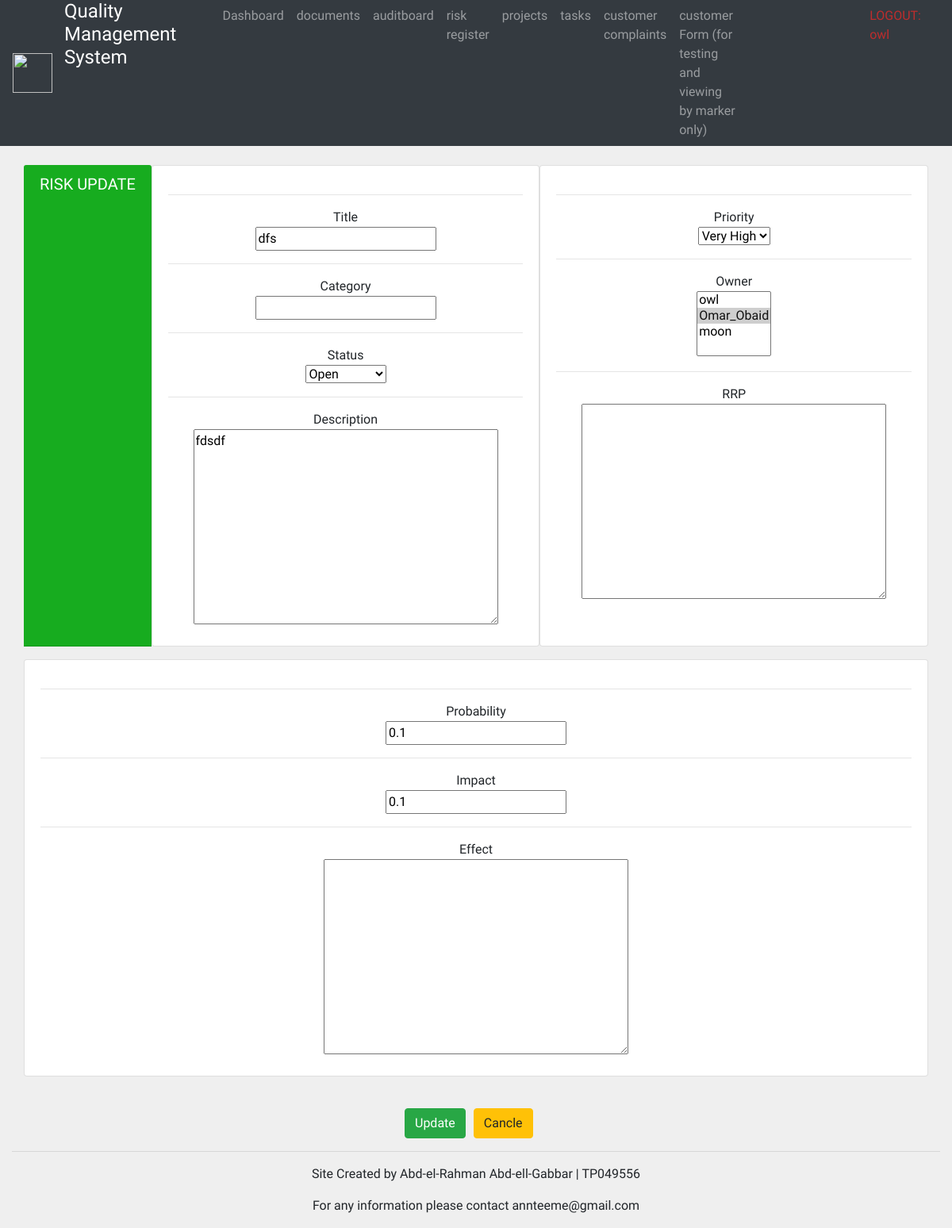
The page /risk_update/2/ (signed in) on the database as committed earlier.
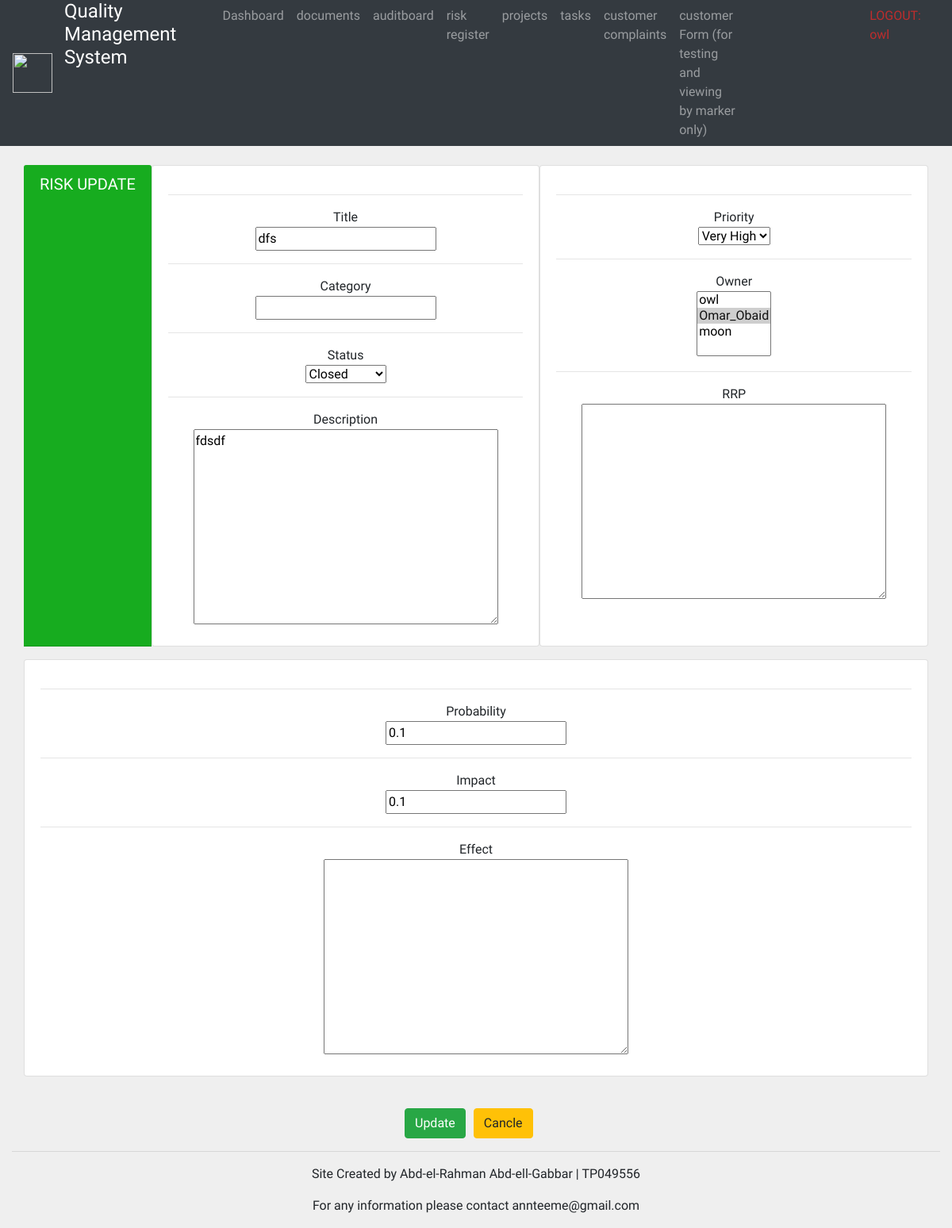
The same page on the database as committed later.
### risks/models.py (models this page shows, shortened)
class Risk(models.Model):
    STATUS_CHOICE =(
        ('Open', 'Open'),
        ('In progress', 'In progress'),
        ('Closed', 'Closed'),
    )
    PRIORITY_CHOICE =(
        ('Very High', 'Very High'),
        ('High', 'High'),
        ('Medium', 'Medium'),
        ('Low', 'Low'),
        ('Very Low', 'Very Low'),
    )
    title = models.CharField(max_length=250, null=False)
    description = models.TextField(max_length=1000, null=False)
    category = models.CharField(max_length=150, blank=True, null=False)
    probability = models.DecimalField(decimal_places=1, max_digits=2)
    impact = models.DecimalField(decimal_places=1, max_digits=2)
    priority = models.CharField(choices=PRIORITY_CHOICE, max_length=30, null=True)
    effect = models.TextField(max_length=1000, blank=True, null=False)
    owner = models.ManyToManyField(User)
    pName = models.ForeignKey(PName.Project, null=True, blank=True, on_delete=models.SET_NULL)
    rrp = models.TextField(max_length=1000, blank=True, null=False)
    status = models.CharField(choices=STATUS_CHOICE, max_length=30, null=True)
    dateCreated = models.DateTimeField(auto_now_add=True)
    dateUpdated = models.DateTimeField(null=True, blank=True)
    dateFinished = models.DateTimeField(null=True, blank=True)

### acc/decorators.py (the view)
        def wrapper_func(request, *args, **kwargs):
            group = None
            if request.user.groups.exists():
                group =  request.user.groups.all()[0].name
            if group in allowed_roles:
                return view_func(request, *args, **kwargs)
            else:
                return HttpResponse('you are not authorised!')

### acc/forms.py
class RiskCForm(ModelForm):
    class Meta:
        model = Risk
        fields = '__all__'

### risks/views.py (called while the page is built, shortened)
@login_required(login_url='login')
@allowed_users(allowed_roles=['Manager'])
def riskUpdate(request, pk):
    risks = Risk.objects.get(id=pk)
    form = RiskCForm(instance=risks)
    form = {'form':form}
    return render(request, 'risk_update.html', form)

### risks/templates/risk_update.html (shortened to what this page needs)
{%  extends 'Base.html' %}
{% block content %}
<br>
<div class="container">
	<div class="row">
		<div class="card-header mb-3 text-center" id=card-title>
			<h5  class="card-title">RISK UPDATE</h5>
		</div>
		<div class="card mb-3 card-body text-center">
			<div id="table-short">
				<form action="" method="POST" id="form1">
					<hr>Title
					<br>{{form.title}}
					<hr>Category
					<br>{{form.category}}
					<hr>Status
					<br>{{form.status}}
					<hr>Description
					<br>{{form.description}}
			</div>
		</div>
		<div class="card mb-3 card-body text-center">
			<div id="table-short">
					<hr>Priority
					<br style="margin-bottom: 5px;">{{form.priority}}
					<hr>Owner
					<br style="margin-bottom: 5px;">{{form.owner}}
					<hr>RRP
					<br>{{form.rrp}}
			</div>
		</div>
		<div class="card mb-3 card-body text-center">
			<div id="table-short">
					<hr>Probability
					<br>{{form.probability}}
					<hr>Impact
					<br style="margin-bottom: 80px;">{{form.impact}}
					<hr>Effect
					<br>{{form.effect}}
		</div>
	</div>
</div>
<br>
<div class="row" style="margin-left: 465px;">
	<div id="table-short">
		<button class="btn btn-success  btn" form="form1" type="submit">Update</button></input>
	</div>
	<div id="table-short">
		<a class="btn btn-warning  btn" style="margin-left: 10px;" href="{% url 'risk' %}">Cancle</a>
	</div>
</div>
{% endblock %}

Rows that differ between the two databases and show on the page:
changed Risk "dfs": status "Open" → "Closed"
